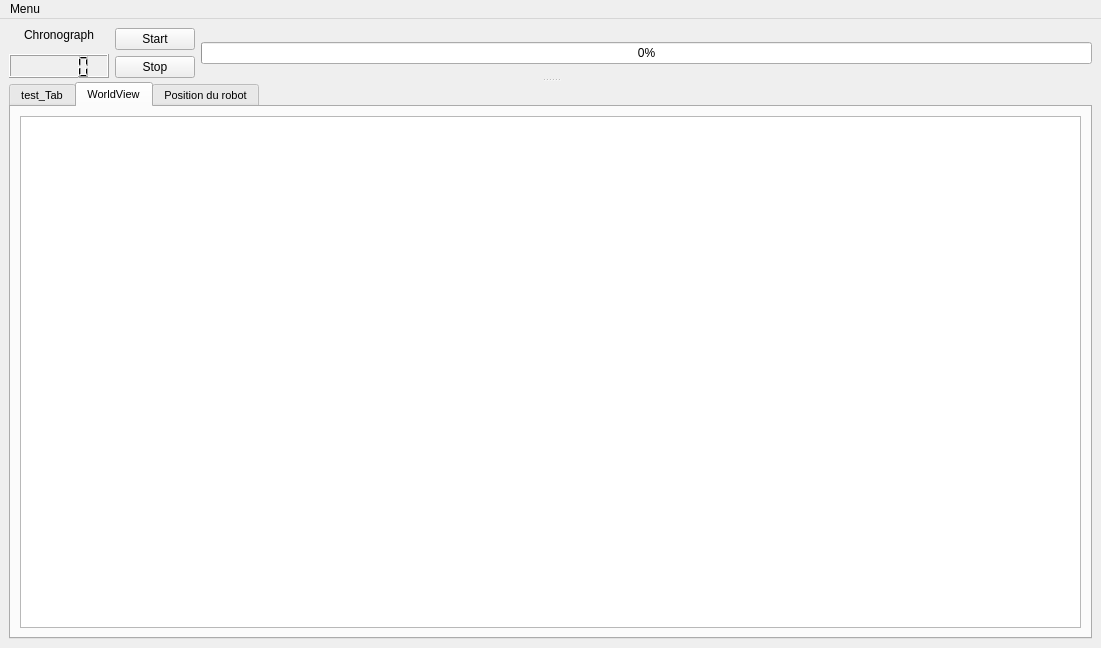
<?xml version="1.0" encoding="UTF-8"?>
<ui version="4.0">
 <class>main_window</class>
 <widget class="QMainWindow" name="main_window">
  <property name="geometry">
   <rect>
    <x>0</x>
    <y>0</y>
    <width>1101</width>
    <height>648</height>
   </rect>
  </property>
  <property name="windowTitle">
   <string>MainWindow</string>
  </property>
  <widget class="QWidget" name="central_widget">
   <layout class="QGridLayout" name="gridLayout_4">
    <item row="0" column="0">
     <widget class="QSplitter" name="splitter">
      <property name="orientation">
       <enum>Qt::Vertical</enum>
      </property>
      <widget class="QWidget" name="layoutWidget">
       <layout class="QHBoxLayout" name="horizontalLayout">
        <item>
         <layout class="QVBoxLayout" name="verticalLayout">
          <item>
           <widget class="QLabel" name="chrono_label">
            <property name="sizePolicy">
             <sizepolicy hsizetype="Preferred" vsizetype="Maximum">
              <horstretch>0</horstretch>
              <verstretch>0</verstretch>
             </sizepolicy>
            </property>
            <property name="minimumSize">
             <size>
              <width>100</width>
              <height>20</height>
             </size>
            </property>
            <property name="cursor">
             <cursorShape>ArrowCursor</cursorShape>
            </property>
            <property name="text">
             <string>Chronograph</string>
            </property>
            <property name="textFormat">
             <enum>Qt::AutoText</enum>
            </property>
            <property name="alignment">
             <set>Qt::AlignHCenter|Qt::AlignTop</set>
            </property>
            <property name="indent">
             <number>0</number>
            </property>
           </widget>
          </item>
          <item>
           <widget class="QLCDNumber" name="chrono_lcd"/>
          </item>
         </layout>
        </item>
        <item>
         <layout class="QVBoxLayout" name="verticalLayout_2">
          <item>
           <widget class="QPushButton" name="start_btn">
            <property name="text">
             <string>Start</string>
            </property>
           </widget>
          </item>
          <item>
           <widget class="QPushButton" name="stop_btn">
            <property name="text">
             <string>Stop</string>
            </property>
           </widget>
          </item>
         </layout>
        </item>
        <item>
         <widget class="QProgressBar" name="game_progress_bar">
          <property name="sizePolicy">
           <sizepolicy hsizetype="Expanding" vsizetype="Maximum">
            <horstretch>0</horstretch>
            <verstretch>0</verstretch>
           </sizepolicy>
          </property>
          <property name="minimumSize">
           <size>
            <width>400</width>
            <height>20</height>
           </size>
          </property>
          <property name="baseSize">
           <size>
            <width>0</width>
            <height>20</height>
           </size>
          </property>
          <property name="value">
           <number>0</number>
          </property>
         </widget>
        </item>
       </layout>
      </widget>
      <widget class="QTabWidget" name="tab_widget">
       <property name="sizePolicy">
        <sizepolicy hsizetype="MinimumExpanding" vsizetype="MinimumExpanding">
         <horstretch>0</horstretch>
         <verstretch>200</verstretch>
        </sizepolicy>
       </property>
       <property name="minimumSize">
        <size>
         <width>0</width>
         <height>0</height>
        </size>
       </property>
       <property name="font">
        <font>
         <pointsize>8</pointsize>
        </font>
       </property>
       <property name="autoFillBackground">
        <bool>false</bool>
       </property>
       <property name="tabShape">
        <enum>QTabWidget::Rounded</enum>
       </property>
       <property name="currentIndex">
        <number>1</number>
       </property>
       <property name="elideMode">
        <enum>Qt::ElideMiddle</enum>
       </property>
       <property name="tabsClosable">
        <bool>false</bool>
       </property>
       <property name="movable">
        <bool>true</bool>
       </property>
       <property name="tabBarAutoHide">
        <bool>false</bool>
       </property>
       <widget class="QWidget" name="test_tab_widget">
        <attribute name="title">
         <string>test_Tab</string>
        </attribute>
        <layout class="QGridLayout" name="gridLayout">
         <item row="0" column="0">
          <widget class="QListView" name="list_view_test"/>
         </item>
        </layout>
       </widget>
       <widget class="QWidget" name="world_tab">
        <attribute name="title">
         <string>WorldView</string>
        </attribute>
        <layout class="QGridLayout" name="gridLayout_2">
         <item row="0" column="0">
          <widget class="QGraphicsView" name="world_view"/>
         </item>
        </layout>
       </widget>
       <widget class="QWidget" name="position_tab">
        <attribute name="title">
         <string>Position du robot</string>
        </attribute>
        <layout class="QGridLayout" name="gridLayout_3">
         <item row="0" column="0">
          <widget class="QGraphicsView" name="position_view"/>
         </item>
        </layout>
       </widget>
      </widget>
     </widget>
    </item>
   </layout>
  </widget>
  <widget class="QMenuBar" name="main_menu_bar">
   <property name="geometry">
    <rect>
     <x>0</x>
     <y>0</y>
     <width>1101</width>
     <height>26</height>
    </rect>
   </property>
   <widget class="QMenu" name="main_menu">
    <property name="title">
     <string>Menu</string>
    </property>
    <addaction name="close_menu_item"/>
   </widget>
   <addaction name="main_menu"/>
  </widget>
  <action name="close_menu_item">
   <property name="text">
    <string>Fermer</string>
   </property>
  </action>
 </widget>
 <tabstops>
  <tabstop>tab_widget</tabstop>
 </tabstops>
 <resources/>
 <connections/>
</ui>
